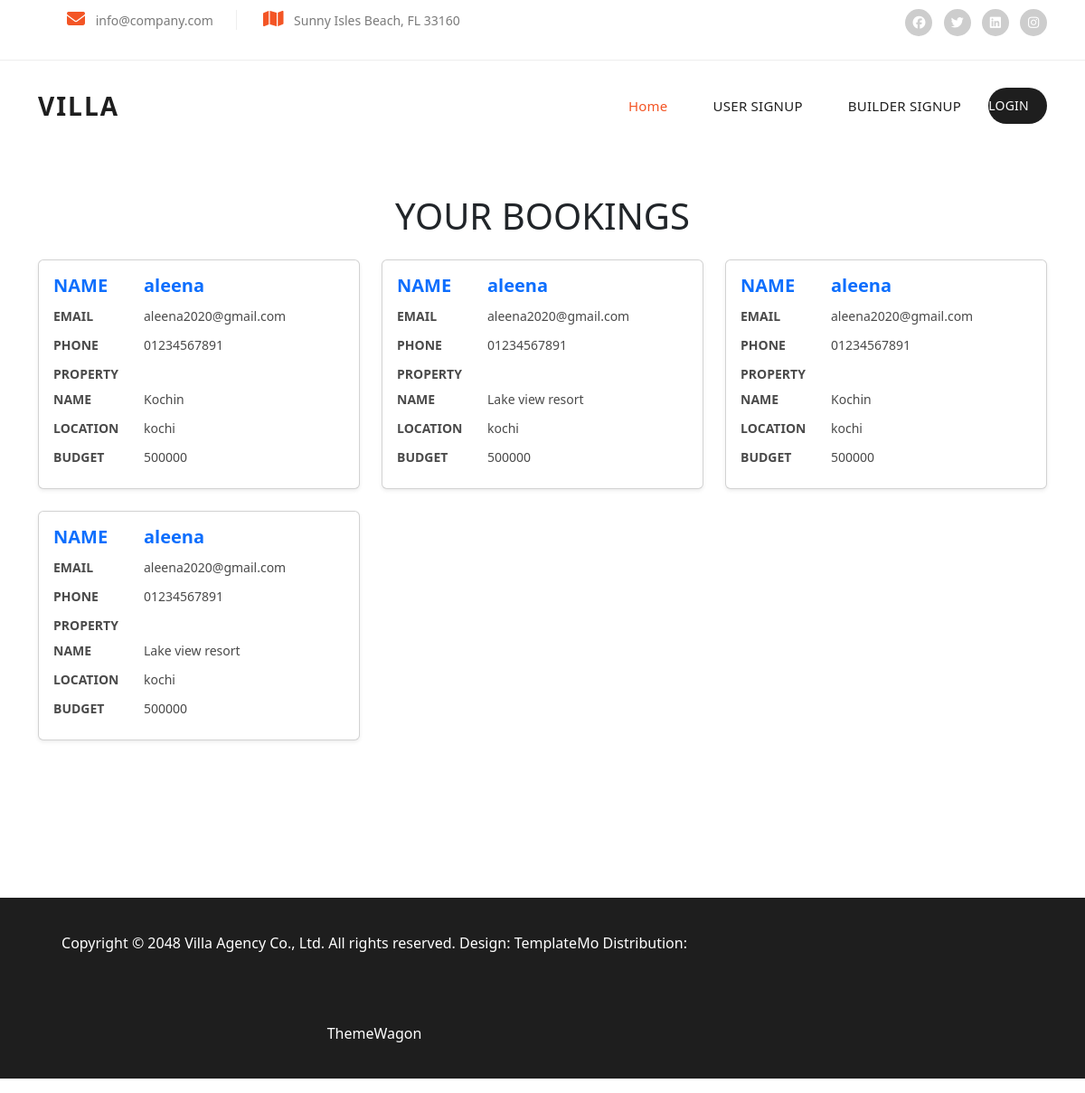
The page /user_book_view on the database its author committed.
### user_app/models.py (models this page shows)
class booking(models.Model):
    user_id=models.CharField(max_length=12)
    name=models.CharField(max_length=50)
    email=models.CharField(max_length=50)
    phone=models.CharField(max_length=12)
    property_photo=models.ImageField()
    property_name=models.CharField(max_length=50)
    property_location=models.CharField(max_length=50)
    property_budget=models.CharField(max_length=50)
    date=models.DateField()

### user_app/views.py (the view)
# urls.py: path('user_book_view',views.user_book_view),
def user_book_view(request):
    data=booking.objects.all()
    return render(request,'user_book_view.html',{'result':data})

### templates/user_book_view.html (shortened to what this page needs)
{% load static %}
{% include 'header.html' %}
<!DOCTYPE html>
<html lang="en">
<head>
    <link href="https://cdn.jsdelivr.net/npm/bootstrap@5.3.3/dist/css/bootstrap.min.css" rel="stylesheet">
    <link rel="stylesheet" href="https://cdn.jsdelivr.net/npm/bootstrap-icons@1.11.3/font/bootstrap-icons.min.css">
</head>
<body>
    <div class="container my-5">
        <h1 class="mb-4 text-center">YOUR BOOKINGS</h1>
        <div class="row">
            {% for i in result %}
            <div class="col-lg-4 col-md-6 mb-4">
                <div class="card shadow-sm h-100">
                    <div class="card-body">
                        <h5 class="card-title fw-bold text-primary"><strong>NAME</strong>{{i.name}}</h5>
                        <p class="card-text small mb-1"><strong>EMAIL</strong>{{i.email}}</p>
                        <p class="card-text small mb-1"><strong>PHONE</strong>{{i.phone}}</p>
                        <p class="card-text small mb-1"><strong>PROPERTY NAME</strong>{{i.property_name}}</p>
                        <p class="card-text small mb-1"><strong>LOCATION</strong>{{i.property_location}}</p>
                        <p class="card-text small mb-1"><strong>BUDGET</strong>{{i.property_budget}}</p>
                    </div>
            </div>
        </div>
      {% endfor %}
          </div>
    </div>
</body>
</html>
{% include 'footer.html' %}

### static/assets/css/templatemo-villa-agency.css (style rules this page uses)
html, body, div, span, applet, object, iframe, h1, h2, h3, h4, h5, h6, p, blockquote, div pre, a, abbr, acronym, address, big, cite, code, del, dfn, em, font, img, ins, kbd, q, s, samp, small, strike, strong, sub, sup, tt, var, b, u, i, center, dl, dt, dd, ol, ul, li, figure, header, nav, section, article, aside, footer, figcaption { margin: 0; padding: 0; border: 0; outline: 0; }
* { box-sizing: border-box; }
html, body { font-family: 'Poppins', sans-serif; -ms-text-size-adjust: 100%; -webkit-font-smoothing: antialiased; -moz-osx-font-smoothing: grayscale; }
h1, h2, h3, h4, h5, h6 { color: #1e1e1e; margin-top: 0px; margin-bottom: 0px; font-weight: 700; }
p { font-size: 14px; line-height: 28px; color: #4a4a4a; }
html, body { font-family: 'Poppins', sans-serif; }
body { overflow-x: hidden; }

### templates/user_book_view.html (style rules this page uses)
.card-body strong { display: inline-block; width: 100px; }

### rows shown on the page
booking: name "aleena", email "aleena2020@gmail.com", phone "01234567891", property_name "Kochin", property_location "kochi", property_budget "500000"
booking: name "aleena", email "aleena2020@gmail.com", phone "01234567891", property_name "Lake view resort", property_location "kochi", property_budget "500000"
booking: name "aleena", email "aleena2020@gmail.com", phone "01234567891", property_name "Kochin", property_location "kochi", property_budget "500000"
booking: name "aleena", email "aleena2020@gmail.com", phone "01234567891", property_name "Lake view resort", property_location "kochi", property_budget "500000"
